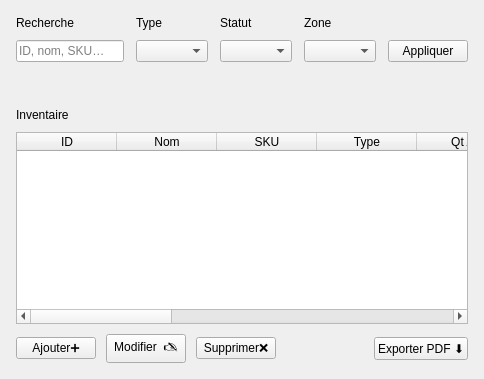
          <widget class="QWidget" name="InventoryContent">
           <layout class="QVBoxLayout" name="inventoryLayout">
            <property name="spacing">
             <number>14</number>
            </property>
            <property name="leftMargin">
             <number>0</number>
            </property>
            <property name="topMargin">
             <number>0</number>
            </property>
            <property name="rightMargin">
             <number>0</number>
            </property>
            <property name="bottomMargin">
             <number>0</number>
            </property>
            <item>
             <widget class="QFrame" name="InventoryCardFilter">
              <property name="frameShape">
               <enum>QFrame::Shape::NoFrame</enum>
              </property>
              <layout class="QGridLayout" name="inventoryFilterGrid">
               <property name="leftMargin">
                <number>16</number>
               </property>
               <property name="topMargin">
                <number>16</number>
               </property>
               <property name="rightMargin">
                <number>16</number>
               </property>
               <property name="bottomMargin">
                <number>16</number>
               </property>
               <property name="horizontalSpacing">
                <number>12</number>
               </property>
               <property name="verticalSpacing">
                <number>10</number>
               </property>
               <item row="0" column="0">
                <widget class="QLabel" name="LblInventorySearch">
                 <property name="text">
                  <string>Recherche</string>
                 </property>
                </widget>
               </item>
               <item row="0" column="1">
                <widget class="QLabel" name="LblInventoryType">
                 <property name="text">
                  <string>Type</string>
                 </property>
                </widget>
               </item>
               <item row="0" column="2">
                <widget class="QLabel" name="LblInventoryStatus">
                 <property name="text">
                  <string>Statut</string>
                 </property>
                </widget>
               </item>
               <item row="0" column="3">
                <widget class="QLabel" name="LblInventoryZone">
                 <property name="text">
                  <string>Zone</string>
                 </property>
                </widget>
               </item>
               <item row="1" column="0">
                <widget class="QLineEdit" name="InventorySearch">
                 <property name="placeholderText">
                  <string>ID, nom, SKU…</string>
                 </property>
                </widget>
               </item>
               <item row="1" column="1">
                <widget class="QComboBox" name="InventoryType"/>
               </item>
               <item row="1" column="2">
                <widget class="QComboBox" name="InventoryStatus"/>
               </item>
               <item row="1" column="3">
                <widget class="QComboBox" name="InventoryZone"/>
               </item>
               <item row="1" column="4">
                <widget class="QPushButton" name="BtnInventoryApply">
                 <property name="text">
                  <string>Appliquer</string>
                 </property>
                 <property name="property" stdset="0">
                  <string>primary</string>
                 </property>
                </widget>
               </item>
              </layout>
             </widget>
            </item>
            <item>
             <widget class="QFrame" name="InventoryCardTable">
              <property name="frameShape">
               <enum>QFrame::Shape::NoFrame</enum>
              </property>
              <layout class="QVBoxLayout" name="inventoryTableLayout">
               <property name="spacing">
                <number>10</number>
               </property>
               <property name="leftMargin">
                <number>16</number>
               </property>
               <property name="topMargin">
                <number>16</number>
               </property>
               <property name="rightMargin">
                <number>16</number>
               </property>
               <property name="bottomMargin">
                <number>16</number>
               </property>
               <item>
                <widget class="QLabel" name="InventoryTitle">
                 <property name="text">
                  <string>Inventaire</string>
                 </property>
                </widget>
               </item>
               <item>
                <widget class="QTableWidget" name="TableInventory">
                 <property name="editTriggers">
                  <set>QAbstractItemView::EditTrigger::NoEditTriggers</set>
                 </property>
                 <property name="alternatingRowColors">
                  <bool>true</bool>
                 </property>
                 <property name="selectionBehavior">
                  <enum>QAbstractItemView::SelectionBehavior::SelectRows</enum>
                 </property>
                 <property name="showGrid">
                  <bool>false</bool>
                 </property>
                 <property name="sortingEnabled">
                  <bool>true</bool>
                 </property>
                 <property name="cornerButtonEnabled">
                  <bool>false</bool>
                 </property>
                 <column>
                  <property name="text">
                   <string>ID</string>
                  </property>
                 </column>
                 <column>
                  <property name="text">
                   <string>Nom</string>
                  </property>
                 </column>
                 <column>
                  <property name="text">
                   <string>SKU</string>
                  </property>
                 </column>
                 <column>
                  <property name="text">
                   <string>Type</string>
                  </property>
                 </column>
                 <column>
                  <property name="text">
                   <string>Qt Av.</string>
                  </property>
                 </column>
                 <column>
                  <property name="text">
                   <string>Qt Rs.</string>
                  </property>
                 </column>
                 <column>
                  <property name="text">
                   <string>Seuil</string>
                  </property>
                 </column>
                 <column>
                  <property name="text">
                   <string>Unité</string>
                  </property>
                 </column>
                 <column>
                  <property name="text">
                   <string>Prix</string>
                  </property>
                 </column>
                 <column>
                  <property name="text">
                   <string>Zone</string>
                  </property>
                 </column>
                 <column>
                  <property name="text">
                   <string>Étagère</string>
                  </property>
                 </column>
                 <column>
                  <property name="text">
                   <string>Statut</string>
                  </property>
                 </column>
                </widget>
               </item>
               <item>
                <layout class="QHBoxLayout" name="inventoryActions">
                 <property name="spacing">
                  <number>10</number>
                 </property>
                 <item>
                  <widget class="QPushButton" name="BtnInventoryAdd">
                   <property name="text">
                    <string>Ajouter➕</string>
                   </property>
                   <property name="property" stdset="0">
                    <string>primary</string>
                   </property>
                  </widget>
                 </item>
                 <item>
                  <widget class="QPushButton" name="BtnInventoryEdit">
                   <property name="text">
                    <string>Modifier  🖎</string>
                   </property>
                   <property name="property" stdset="0">
                    <string>ghost</string>
                   </property>
                  </widget>
                 </item>
                 <item>
                  <widget class="QPushButton" name="BtnInventoryDelete">
                   <property name="text">
                    <string>Supprimer❌</string>
                   </property>
                   <property name="property" stdset="0">
                    <string>danger</string>
                   </property>
                  </widget>
                 </item>
                 <item>
                  <spacer name="inventorySpacer">
                   <property name="orientation">
                    <enum>Qt::Orientation::Horizontal</enum>
                   </property>
                   <property name="sizeHint" stdset="0">
                    <size>
                     <width>40</width>
                     <height>20</height>
                    </size>
                   </property>
                  </spacer>
                 </item>
                 <item>
                  <widget class="QPushButton" name="BtnInventoryExport">
                   <property name="text">
                    <string>Exporter PDF ⬇️</string>
                   </property>
                   <property name="property" stdset="0">
                    <string>chip</string>
                   </property>
                  </widget>
                 </item>
                </layout>
               </item>
              </layout>
             </widget>
            </item>
           </layout>
          </widget>
